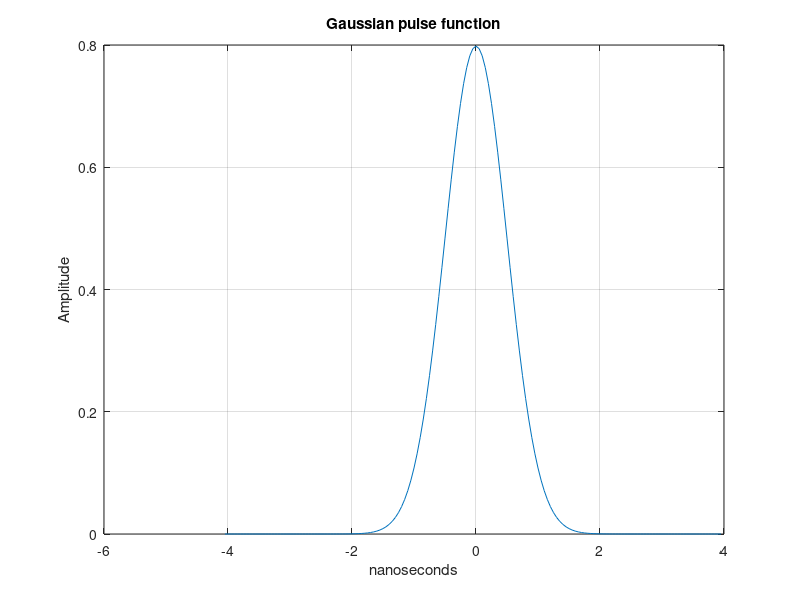
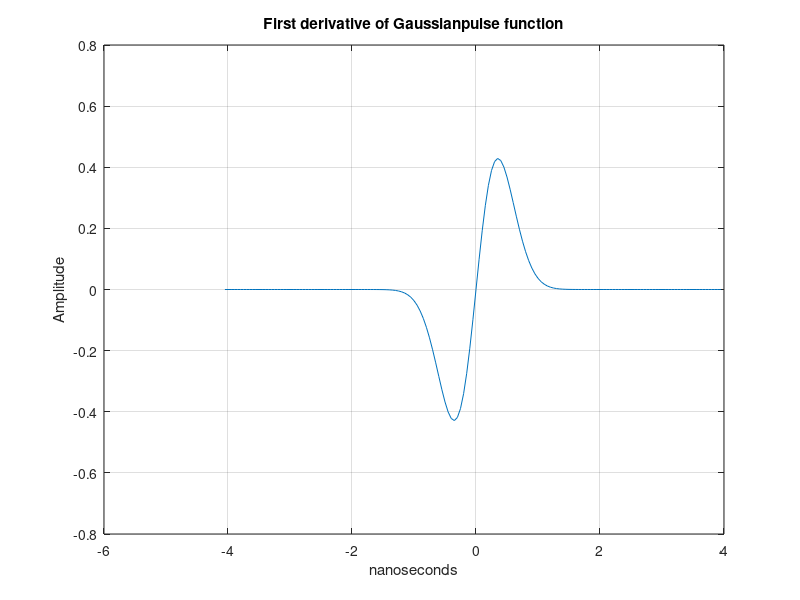
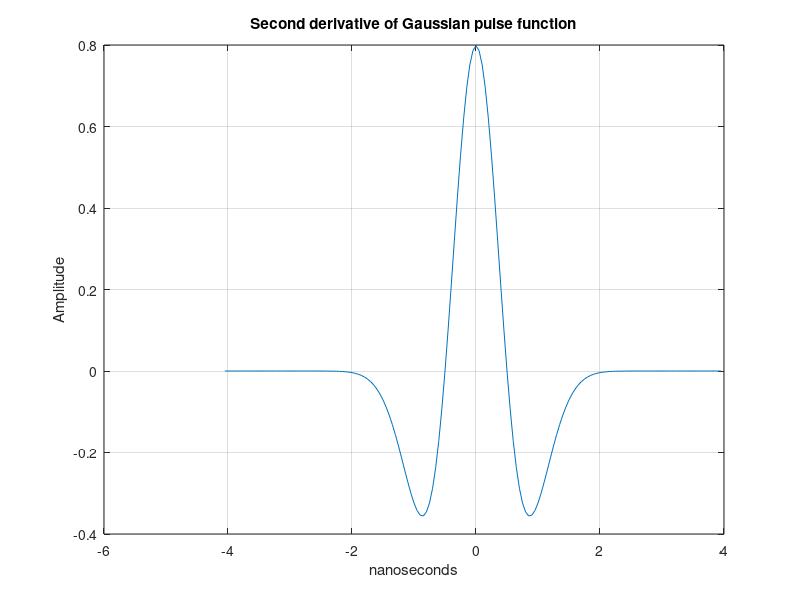

MATLAB code for these plots, in order:
%UWB_monocycle.m
%This m-file displays the time waveform for the Gaussian pulse function and the 
%first and second derivatives of the Gaussian pulse function for a 0.5
%nanosecond pulse width. Other values of pulse widths may be used by
%changing fs,t,t1. The program uses the actual first and second derivative
%equations for the Gaussian pulse waveforms. The first derivative is
%considered to be the monocycle or monopulse as discussed in most papers.
%The second derivative is the waveform generated from a dipole antenna used in a UWB
%system in the far field and should be the shape of the templet(unmodulated) used for
%correlation at the UWB receiver.[2] 
%The transfer function for a dipole is approx.
%(1/R)*(sqrt(nzero/Rrad))*(sqrt(3/8*pi))*s^2*L*C where s=jW.[1]
%The frequency domain spectrums can be shown by doing FFT routines on the
%waveforms. This m file does not require any toolboxes to run. There should
%be enough infomation here to design and fully simulate a complete modulated UWB
%system including antennas at any frequency band such as (<960MHz and
%3.1~10.6GHz).A good demo of a see thru the wall UWB system operating below
%960MHz is shown at www.UWB.org.
%[1]S. Wang,"Modeling Omnidirectional Small Antennas for UWB Applications"
%[2]S. Yoshizumi,"All Digital Transmitter Scheme and Transciever Design for
%Pulse Based UWB Radio"
%[3]Larry Fullerton, Patent #'s 4743906,6549567
%[4]Picosecond Pulse Labs App. Notes 9,14a
fs=20E9;%sample rate-10 times the highest frequency
ts=1/fs;%sample period
t=[(-4E-9-ts):ts:(4E-9-ts)];%vector with sample instants
t1=.5E-9;%pulse width(0.5 nanoseconds)
x=(t/t1).*(t/t1);%x=(t^2/t1^2)(square of (t/t1)
A=1;%positive value gives negative going monopulse;neg value gives
   %positive going monopulse
y=(1/(sqrt(6.28)*t1))*exp(.5*(-x));%Gaussian pulse function   
figure(1)   
plot(1E9*t,1E-9*y)%multiply t and y to get proper scaling and normalizing 
xlabel('nanoseconds');ylabel('Amplitude');title('Gaussian pulse function')
grid on   
y=A*(t/t1).*exp(-x);%first derivative of Gaussian pulse function
figure(2)
plot(1E9*t,y)%multiply t by 1 nanosec to get nanosec instead of sec
xlabel('nanoseconds');ylabel('Amplitude');title('First derivative of Gaussianpulse function')
grid on
y=A*(1/(sqrt(6.28)*t1))*(1-x).*exp(.5*(-x));%second derivative of Gaussian pulse function
figure(3)
plot(1E9*t,1E-9*y)%multiply t by 1 nanosec to get nanosec instead of sec
xlabel('nanoseconds');ylabel('Amplitude');title('Second derivative of Gaussian pulse function')
grid on